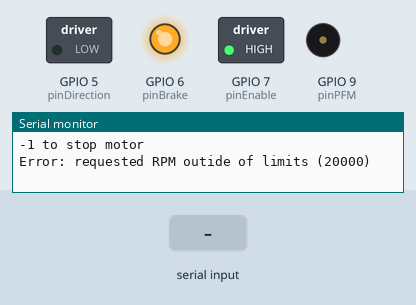
This sketch was run on a simulated ESP32-S3. On the bench: switched loads named in the sketch (green lamp = pin HIGH), output pins drawn as LEDs (lit = HIGH), buzzer (waves = sounding), the last lines printed to the serial monitor. The test bench sets the inputs (shaded band).

Above: at 1.2 s.
1.3 s: "0\n" received over Serial
At 2.2 s:
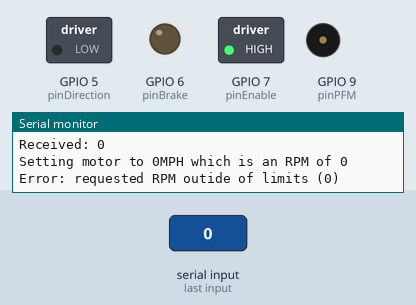
2.8 s: "90,45\n" received over Serial
At 3.6 s:
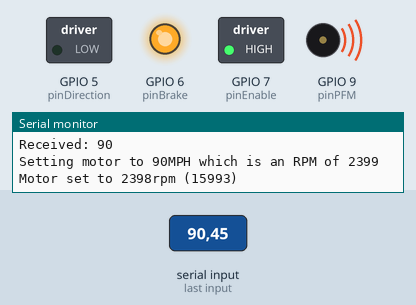
4.3 s: "0\n" received over Serial
At 5.0 s:
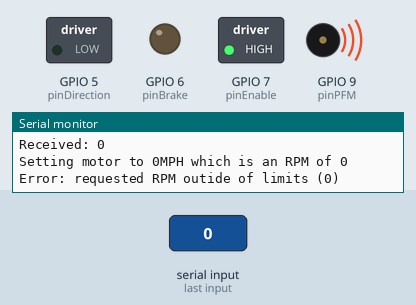
5.8 s: "30,150\n" received over Serial
At 6.3 s:
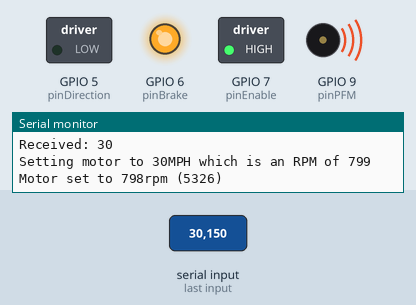
Timing chart, 0 to 8.3 s (numbered marks = the images above; inputs shaded):
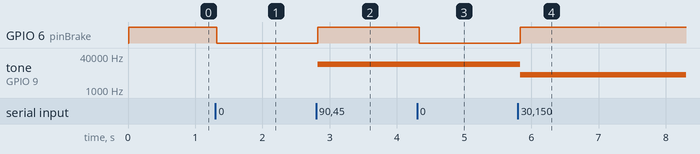

The sketch:

speedoCalibrationSketch.ino
```cpp
/*

 Arduino sketch for Nidec 24H055M020 motor using PFM (Pulse Frequency Modulation)
 using Arduino UNO  (motor requires 5v logic - I have read it does not work with 3.3v but not tested this myself)
 - 26Jun26


 Notes:

       Pin 1 on motor is yellow

       Draws max of 1 amp but almost nothing under low loads

       Enter required RPM on serial console (150 to 3900).

       Numbers between 0 and  150 will be interpreted as MPH which is used when calibrating a speedo from a classic car
        which is what I bought this motor for.  For this to work your speedo needs to be 1600 times per mile which is
        often shown on the dial (i.e. 30mph = 800rpm)

       negative numbers reverse motor direction

       -1 = stop motor


 see - https://www.reddit.com/r/Motors/comments/1ixdyp4/how_to_use_this_12_pin_variant_nidec_24h/
       https://www.youtube.com/watch?v=TdrySOXRl-Y


Motor pins:
    1 = RPM - Pulse frequency modulation (Every 1000hz adds 150rpm with 150 being minimum)
    2 = enable pin (active high)
    3 = Brake (ground to stop motor)
    4 = Direction (ground = anti clockwise)
    5, 6 & 7 = speed feedback but not of much use apparently
    8 = connected to gnd
    9 & 10 = GND
    11 & 12 = +12v around 200ma in normal operaion


Arduino pins used:
      Motor                     Arduino UNO
      --------------------------------------------
        1       PFM Pin         9   Pulse frequency modulation
        2       Enable          7   Digital Output.
        3       Brake           6   Digital Output.
        4       Direction       5   Digital Output.
        9&10    GND             GND connect to 12v psu and Arduino
        11&12   +12V            External PSU


 ---------------------------------------------------------------------------------------------------- */


const int pinPFM = 9;             // Motor pin 1 (Speed)
const int pinEnable = 7;          // Motor pin 2 (Start/Stop)
const int pinBrake = 6;           // Motor pin 3 (Brake)
const int pinDirection = 5;       // Motor pin 4 (default direction)

const int minVal = 1000;          // min value allowed (150rpm)
const int maxVal = 26000;         // max value allowed (3900rpm)
const int startSpeed = 20000;     // startup motor rpm (should be high to get motor turning)
const bool motorDirection = 0;    // mnotor direction


// sketch variables
unsigned long frequency;
int rpm;


// ******************************************************
//                        -setup
// ******************************************************
void setup() {
  Serial.begin(115200);
  Serial.println("\n\n24H055M020 motor test sketch\n");
  Serial.println("Enter required RPM (150 - 3900)");
  Serial.println("Negative numbers to reverse direction");
  Serial.println("0 to 149 to enter as MPH (for speedo calibration)");
  Serial.println("-1 to stop motor\n");

  pinMode(pinPFM, OUTPUT);
  pinMode(pinEnable, OUTPUT);
  pinMode(pinBrake, OUTPUT);
  pinMode(pinDirection, OUTPUT);

  // Initial State
  digitalWrite(pinEnable, HIGH); // Enable/Start (Assuming 12V high is enabled)
  digitalWrite(pinBrake, HIGH);  // Brake Off (Usually HIGH = Off, GND = Brake ON)
  digitalWrite(pinDirection, motorDirection); // Set Direction

  // Initialize Motor
  setMotorRPM(startSpeed);
}


// ******************************************************
//                        -loop
// ******************************************************
// when number entered on serial console motor speed is changed

void loop() {

  int qrpm = recNumFromSerial();       // receive input from Serial
  if (qrpm != -1) {                    // if a number has been received
      // 0 = stop motor
        if (qrpm == 0) digitalWrite(pinBrake, LOW);
        else digitalWrite(pinBrake, HIGH);
      // if rpm is negative reverse direction
        if (qrpm > 0) digitalWrite(pinDirection, motorDirection);
        else digitalWrite(pinDirection, !motorDirection);
        qrpm = abs(qrpm);
    if (qrpm < 150) {
      // input is MPH
      digitalWrite(pinDirection, motorDirection);                   // set motor direction to default
      int mphRPM = (int)((float)qrpm * 26.6666);                    // convert MPH to required RPM
      Serial.println("Setting motor to " + String(qrpm) + "MPH which is an RPM of " + String(mphRPM));
      setMotorRPM(mphRPM);
    } else {
      // input is RPM
      Serial.println ("MPH = " + String(convertRPMToMPH(qrpm)));    // for calibrating an Austin A35 speedo
      setMotorRPM(qrpm);
    }
  }

  delay(50);
}


// ******************************************************
//               Receive number from serial
// ******************************************************
// returns -1 if no number received

int recNumFromSerial() {
  if (Serial.available() > 0) {
    String line = Serial.readStringUntil('\n');   // Read until newline
    line.trim();
    if (line.length() == 0) return -1;
    int value = line.toInt();
    if (line == "0" || value != 0) {
      Serial.print("Received: ");
      Serial.println(value);
      return value;
    } else {
      Serial.println("Invalid input. Send an integer like 1000");
      return -1;
    }
  }
  return -1;
}


// ******************************************************
//                    Set motor by RPM
// ******************************************************
// Note: every 1000 adds 150rpm

void setMotorRPM(int newrpm) {
  unsigned long newfrequency = (unsigned long)((float)newrpm / 150.0 * 1000.0);
  if (newfrequency < minVal || newfrequency > maxVal) {
    Serial.println("Error: requested RPM outide of limits (" + String(newrpm) + ")");
    return;
  }
  setMotorFrequency(newfrequency);
}


// ******************************************************
//                 Set motor by frequency
// ******************************************************

void setMotorFrequency(unsigned long newfrequency) {
  if (newfrequency < minVal || newfrequency > maxVal) {
    Serial.println("Error: requested frequency outide of limits (" + String(newfrequency) + ")");
    return;
  }
  rpm = convertFrequencyToRPM(newfrequency);
  frequency = newfrequency;
  tone(pinPFM, (unsigned int)frequency);
  Serial.println("Motor set to " + String(rpm) + "rpm (" + String(frequency) +")");
}


// ******************************************************
//               convert RPM to frequency
// ******************************************************

unsigned long convertRPMtoFrequency(int reqRPM) {
  unsigned long qFreq = (unsigned long)((float)reqRPM / 150.0 * 1000.0);
  return qFreq;
}


// ******************************************************
//               convert frequency to RPM
// ******************************************************

int convertFrequencyToRPM(unsigned long reqFrequency) {
  int qRPM = reqFrequency * 150 / 1000;
  return qRPM;
}


// ******************************************************
//          convert RPM to MPH (speedo)
// ******************************************************
// for a classic car speedo which turns 1600 times per mile (30mph = 800rpm)

int convertRPMToMPH(unsigned long freq) {
  int mph = (int)((float)freq / 26.6666);
  return mph;
}


// end
```

Measured:
- after the input at 1.3 s, GPIO 6 (pinBrake): HIGH → LOW at once
- after the input at 2.8 s, GPIO 6 (pinBrake): LOW → HIGH at once; tone on GPIO 9 (pinPFM): silent → 15993 Hz at once
- after the input at 4.3 s, GPIO 6 (pinBrake): HIGH → LOW at once
- after the input at 5.8 s, GPIO 6 (pinBrake): LOW → HIGH at once; tone on GPIO 9 (pinPFM): 15993 Hz → 5326 Hz at once
